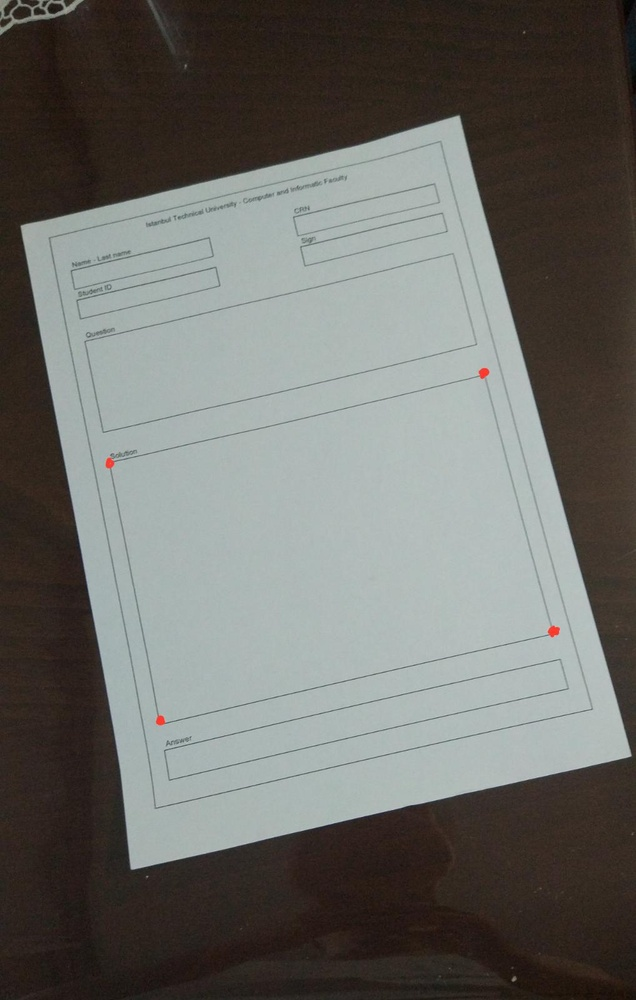
#> input picture jupyter-notebook/plank.jpg, 636 x 1000 px, shrunk from 1018 x 1600 before the run
$ python example.py   (older library calls are emulated)
#> lines starting #> are read from the running program, lines starting #| are printed output that depends on the picture; after the words box and inside, x2 and y2 are one past the last pixel; in counts of white or black regions, pixels touching at a corner belong together
import cv2
import numpy as np

im = cv2.imread("plank.jpg")
#> im is the input picture: shape (1000, 636, 3); mean B, G, R 103.8, 108.1, 108
gray = cv2.cvtColor(im,cv2.COLOR_BGR2GRAY);
gray = cv2.GaussianBlur(gray, (5, 5), 0)
_, bin = cv2.threshold(gray,120,255,1) # inverted threshold (light obj on dark bg)
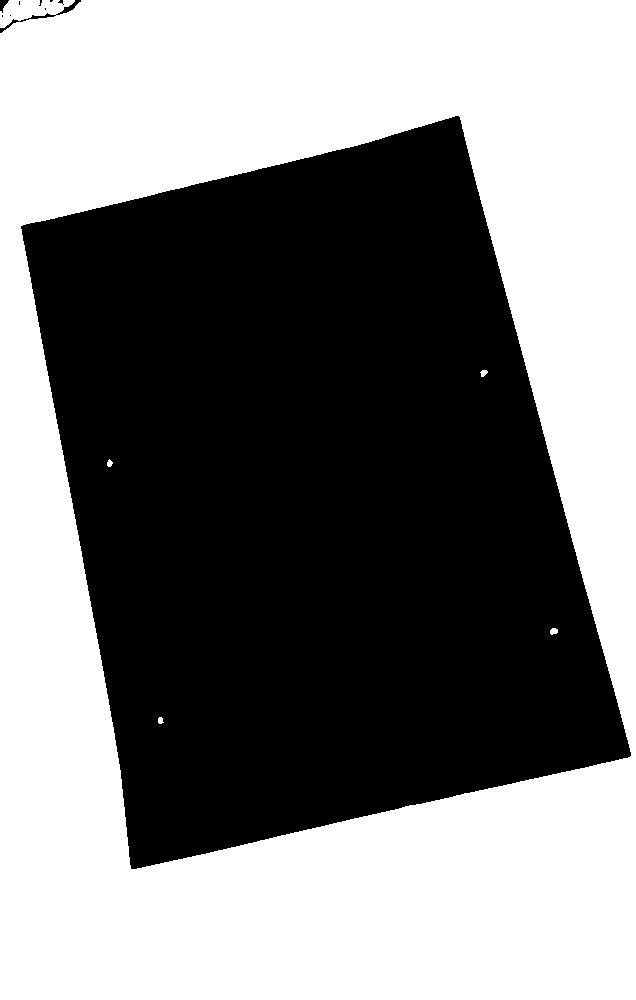
#> bin: shape (1000, 636); 50.7% white; 10 black regions (7 under 20 px), largest, box (x1, y1, x2, y2) and area: (21, 116, 631, 869) 313121, (0, 0, 81, 33) 239, (0, 0, 9, 13) 62
bin = cv2.dilate(bin, None)  # fill some holes
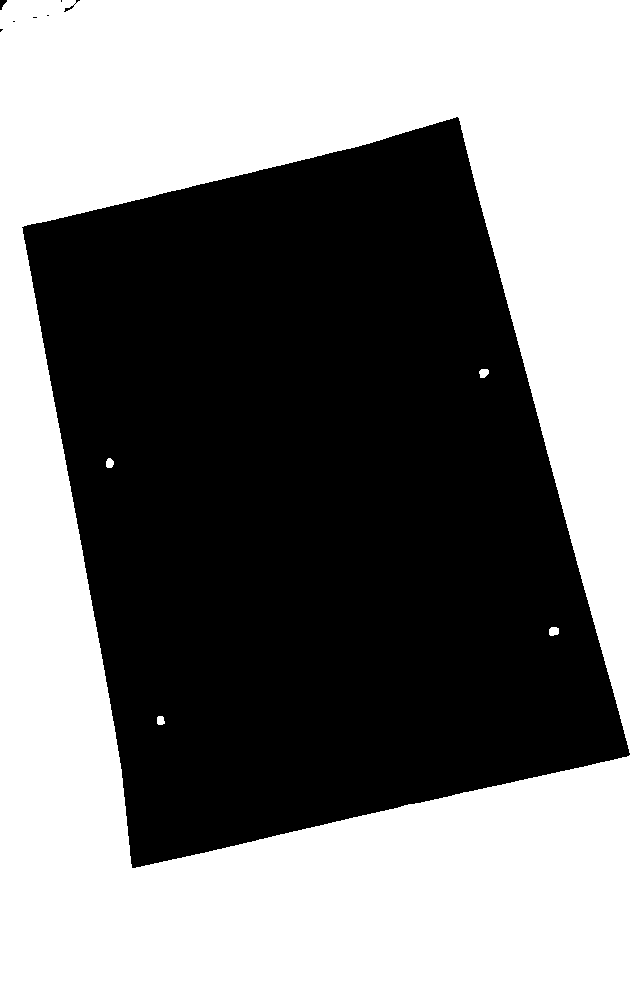
#> bin: shape (1000, 636); 51.2% white; 8 black regions (5 under 20 px), largest, box (x1, y1, x2, y2) and area: (22, 117, 630, 868) 310269, (0, 0, 7, 10) 41, (64, 0, 80, 12) 33
bin = cv2.dilate(bin, None)
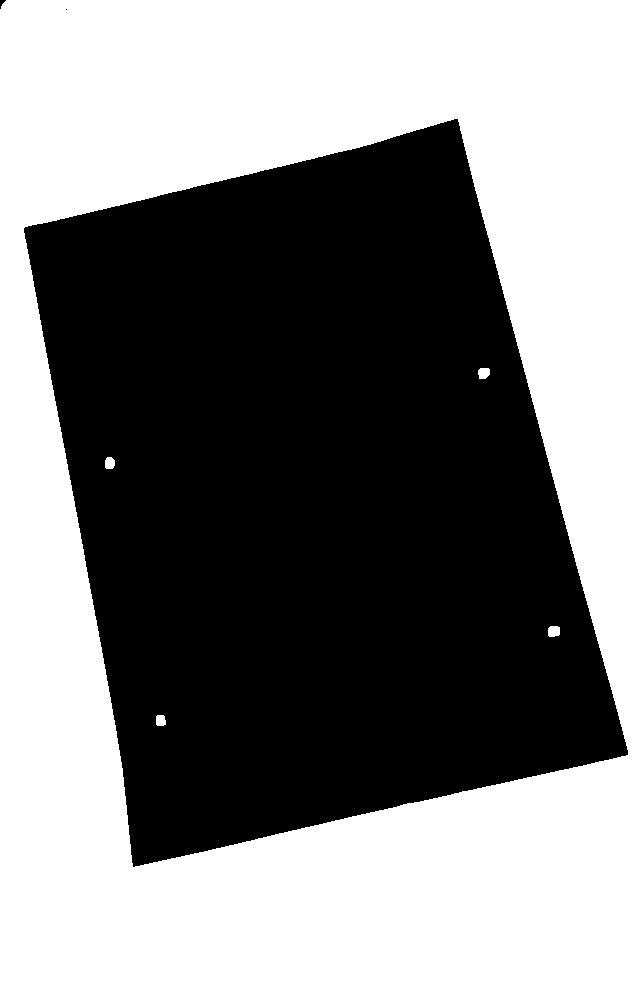
#> bin: shape (1000, 636); 51.7% white; 3 black regions (1 under 20 px), largest, box (x1, y1, x2, y2) and area: (24, 119, 628, 867) 307394, (0, 0, 6, 9) 25
bin = cv2.erode(bin, None)   # dilate made our shape larger, revert that
#> bin: shape (1000, 636); 51.2% white; 3 black regions (1 under 20 px), largest, box (x1, y1, x2, y2) and area: (23, 118, 629, 868) 310264, (0, 0, 7, 10) 41
bin = cv2.erode(bin, None)
#> bin: shape (1000, 636); 50.8% white; 3 black regions
bin, contours, hierarchy = cv2.findContours(bin, cv2.RETR_LIST, cv2.CHAIN_APPROX_SIMPLE)
#> contours = 7 contours; box (x1, y1, x2, y2) and area: (0, 0, 636, 1000) 634309, (21, 116, 631, 870) 314366, (63, 6, 70, 13) 34, (550, 628, 558, 635) 33, (480, 370, 488, 377) 28, (107, 459, 113, 467) 24, (158, 717, 164, 724) 22

rc = cv2.minAreaRect(contours[0])
#> rc = ((160.5, 720), (6, 5), -90)
box = cv2.boxPoints(rc)
#> box = [[163, 723], [158, 723], [158, 717], [163, 717]]
for p in box:
    pt = (p[0],p[1])
    print (pt)
    cv2.circle(im,pt,5,(200,0,0),2)
#> this loop made 4 passes
#| (163.0, 723.0)
#| (158.0, 723.0)
#| (158.0, 717.0)
#| (163.0, 717.0)
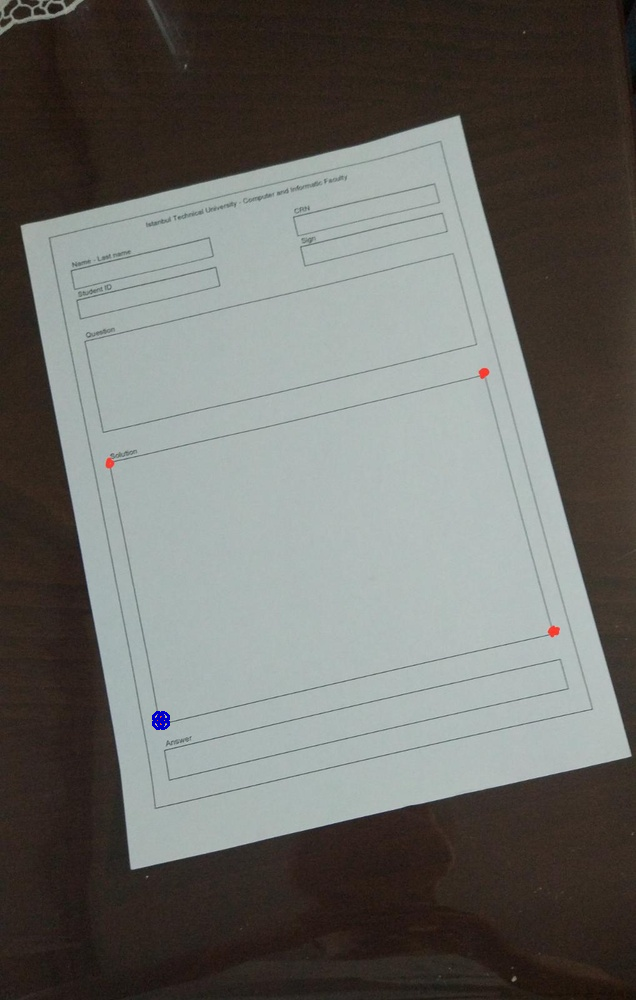
#> im: shape (1000, 636, 3); 0.04% of pixels changed, all inside (x1, y1, x2, y2) = (152, 711, 170, 730)
cv2.imshow("plank", im)
